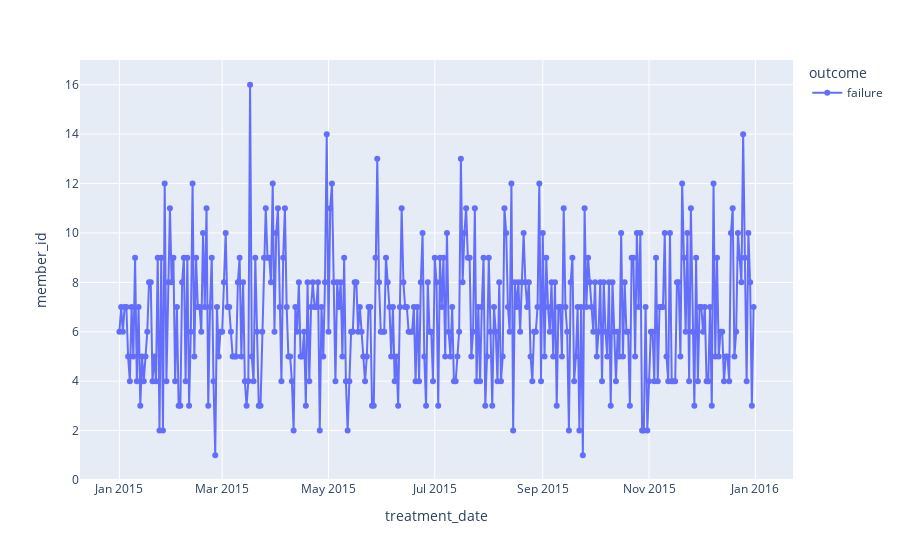

This figure's notebook cell:
### Code cell
# plot by time 
data_by_time = data.groupby(["treatment_date", "outcome"]).member_id.nunique().reset_index()
data_by_time["treatment_date"] = pd.to_datetime(data_by_time["treatment_date"])

fig = px.line(data_by_time.sort_values("treatment_date"), x="treatment_date", y="member_id", color="outcome", markers=True)
fig.show()
# doesnt appear to be a strong trend over time
fig_path = os.path.join(output_dir, "outcomextime.png")
pio.write_image(fig, fig_path)

### Figure 1 — Plotly figure (JSON) as saved in the notebook; plotly's stock layout.template omitted (floating-point values rounded to 4 significant figures; data arrays with more than 128 entries replaced by an {"elided": "..."} marker saying what was removed)
{"data": [{"hovertemplate": "outcome=failure<br>treatment_date=%{x}<br>member_id=%{y}<extra></extra>", "legendgroup": "failure", "line": {"color": "#636efa", "dash": "solid"}, "marker": {"symbol": "circle"}, "mode": "lines+markers", "name": "failure", "orientation": "v", "showlegend": true, "type": "scatter", "x": {"elided": "365 str values"}, "xaxis": "x", "y": {"elided": "365 int values"}, "yaxis": "y"}], "layout": {"legend": {"title": {"text": "outcome"}, "tracegroupgap": 0}, "margin": {"t": 60}, "xaxis": {"anchor": "y", "domain": [0, 1], "title": {"text": "treatment_date"}}, "yaxis": {"anchor": "x", "domain": [0, 1], "title": {"text": "member_id"}}}}
